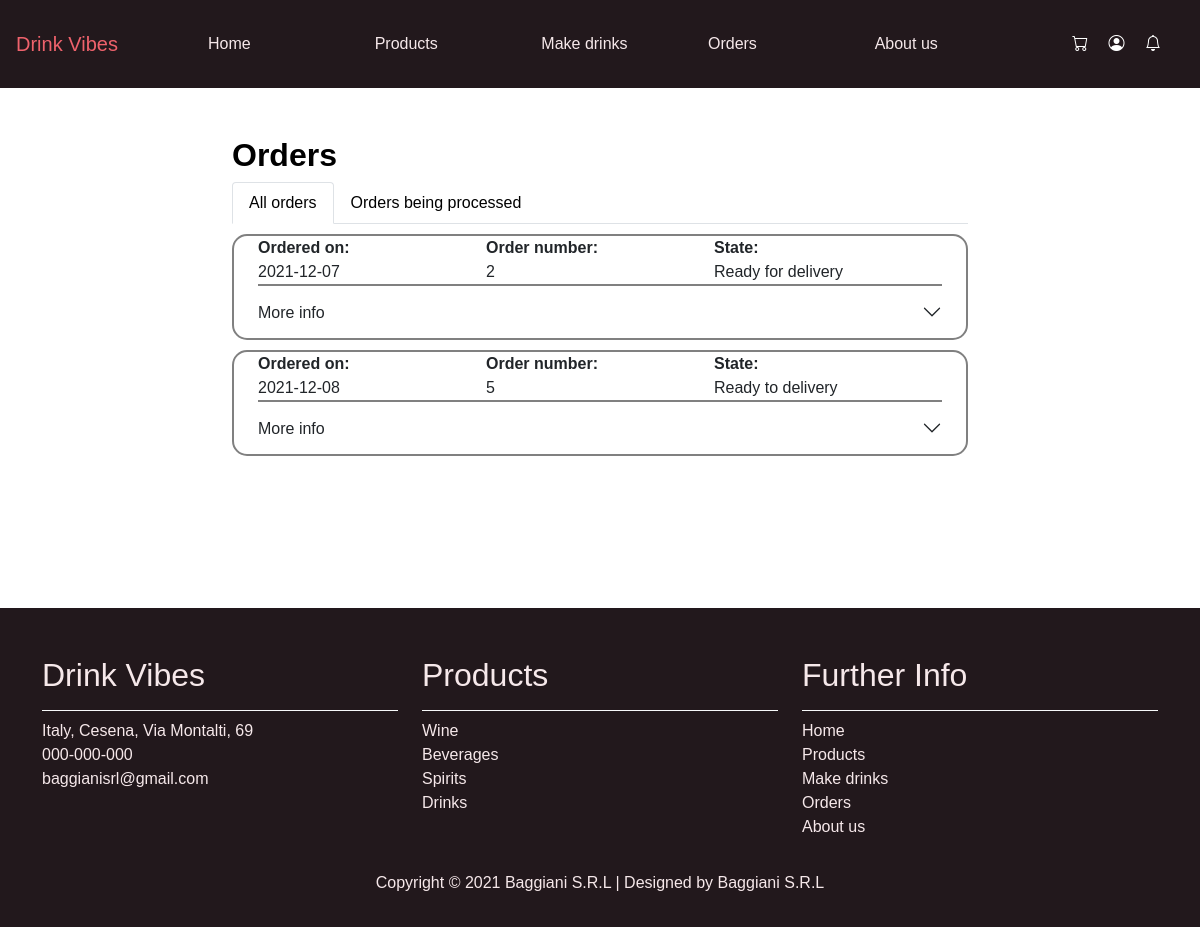
/orders.php (signed in), run on an earlier commit of the app's database.
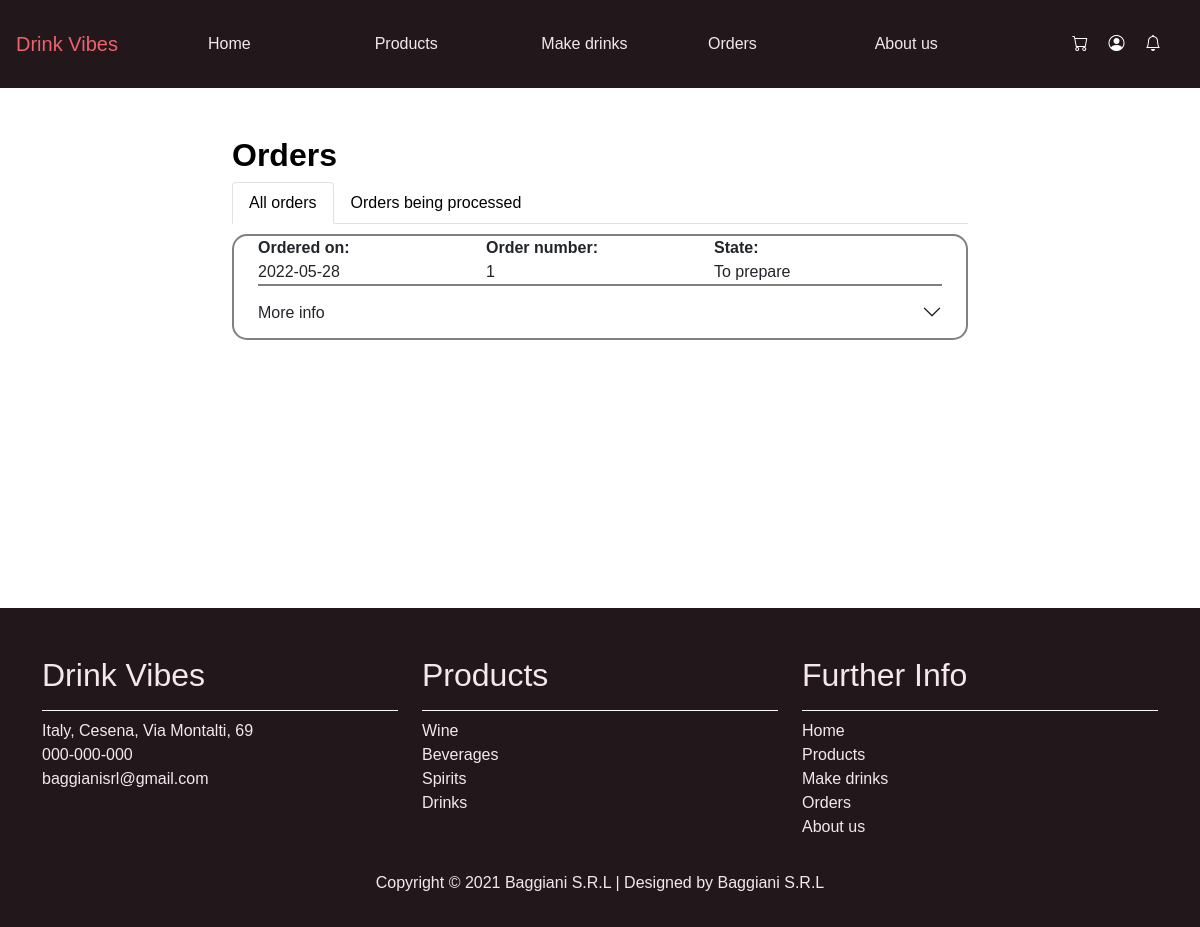
And on a later commit of the database.
### tables this page shows
CREATE TABLE `totalorders` (
  `orderID` int(100) NOT NULL,
  `userID` varchar(30) NOT NULL,
  `date` date NOT NULL,
  `time` time(6) NOT NULL,
  `state` varchar(30) NOT NULL,
  `total` double NOT NULL
);

### orders.php (called while the page is built, shortened)
<?php
    require_once("./utils/ManagerOrders.php");
    $manager= new ManagerOrders();
    $type=$_SESSION["type"];
    $userID=$_SESSION["userID"];
    $manager->createOrdersTab($userID,$type);
    $ordersTab1=$manager->getOrdersTab1();
    require_once("template/base.php");
?>

### assets/db/database.php (called while the page is built, shortened)
<?php
class DatabaseHelper{
    private $conn;
    public function __construct($servername, $username, $password, $dbname, $port){
        $this->conn = new mysqli($servername, $username, $password, $dbname, $port);
    }
    public function getOrdersByUser($userID){
        $stmt = $this->conn->prepare("SELECT * FROM totalorders WHERE userID=?");
        $stmt-> bind_param("s",$userID);
        $stmt->execute();
        $result = $stmt->get_result();
        return $result->fetch_all(MYSQLI_ASSOC);
    }
}
?>

### utils/ManagerOrders.php (called while the page is built, shortened)
<?php
require_once($_SERVER['DOCUMENT_ROOT']."/DrinkVibes/utils/Order.php");
require_once($_SERVER['DOCUMENT_ROOT']."/DrinkVibes/assets/db/database.php");
    class ManagerOrders{
        private $dbh;
        private $ordersTab1;
        public function __construct() {
            $this->dbh = new DatabaseHelper("localhost","root","", "drinkdb",3306);
            $this-> ordersTab1 = array();
        }
        public function addNewOrderTab1($order){
            array_push($this-> ordersTab1, $order );
        }
        public function createOrdersTab($userID,$type){
            if($type == "User"){
                $ordersTabTmp1=$this-> dbh-> getOrdersByUser($userID);
            }
        }
        public function getOrdersTab1(){
            return $this->ordersTab1;
        }
    }
?>

### utils/Order.php (called while the page is built, shortened)
<?php
class Order{
    private $orderID;
    private $date;
    private $state;
    public function __construct($userID, $orderID, $date, $time, $state, $total){
         $this-> orderID = $orderID;
         $this-> date = $date;
         $this-> state = $state;
    }
    public function getOrderID(){
        return $this->orderID;
    }
    public function getDate(){
        return $this->date;
    }
    public function getState(){
        return $this->state;
    }
}
?>

### template/main-orders.php (the view, shortened to what the changed rows need)
<div class="flex-wrapper">
    <div class="container mb-5">
        <div class="row">
            <div class="col-md-8 pt-5">
                <h2 class="h2 text-black ">Orders</h2>
                <div class="tab-content" id="myTabContent">
                    <div class="tab-pane fade show active" id="tab1" role="tabpanel" aria-labelledby="all-orders-tab">
                        <?php if ((count($ordersTab1) == 0) && ($type == "Express")) : ?>
                            <p class="text-center lead mt-5">No orders! </p>
                            <p class="text-center lead">You've delivered all orders, no orders to process. </p>
                        <?php elseif ((count($ordersTab1) == 0) && ($type == "Admin")) : ?>
                            <p class="text-center lead mt-5">No orders! </p>
                            <p class="text-center lead">Customers haven't ordered yet </p>
                        <?php elseif ((count($ordersTab1) == 0) && ($type == "User")) : ?>
                            <p class="text-center lead mt-5">No orders! </p>
                            <p class="text-center lead">You haven't ordered yet </p>
                        <?php else : ?>
                            <?php
                            foreach ($ordersTab1 as $tmp) :
                            ?>
                                <div class="container">
                                    <div class="row">
                                        <div class="col-4 col-md-4 p-0">
                                            <div class="ordered-on">
                                                Ordered on:
                                            </div>
                                            <div>
                                                <?php echo $tmp->getDate(); ?>
                                            </div>
                                        </div>
                                        <div class="col-5 col-md-4 p-0">
                                            <div class="ordered-number">
                                                Order number:
                                            </div>
                                            <div>
                                                <?php echo $tmp->getOrderID(); ?>
                                            </div>
                                        </div>
                                        <?php if ($type != "User") : ?>
                                            <div class="col-3 col-md-4 p-0">
                                                <div class="dropdown">
                                                    <button class="btn btn-secondary dropdown-toggle mt-1" type="button" id="dropdownStatusTabOne<?php echo $tmp->getOrderID(); ?>" data-bs-toggle="dropdown" aria-expanded="false">
                                                        Status
                                                    </button>
                                                    <ul class="dropdown-menu" id="tabOne<?php echo $tmp->getOrderID(); ?>" aria-labelledby="dropdownStatusTabOne<?php echo $tmp->getOrderID(); ?>">
                                                        <?php if ($type == "Admin") : ?> <li><a class="dropdown-item <?php if ($tmp->getState() == 'To prepare') {
                                                                                                                        echo 'active';
                                                                                                                    } ?>" href="#">To prepare</a></li> <?php endif; ?>
                                                        <li><a class="dropdown-item <?php if ($tmp->getState() == 'Ready to delivery') {
                                                                                        echo 'active';
                                                                                    } ?>" href="#">Ready to delivery</a></li>
                                                        <li><a class="dropdown-item <?php if ($tmp->getState() == 'Shipped') {
                                                                                        echo 'active';
                                                                                    } ?>" href="#">Shipped</a></li>
                                                        <li><a class="dropdown-item <?php if ($tmp->getState() == 'Delivered') {
                                                                                        echo 'active';
                                                                                    } ?>" href="#">Delivered</a></li>
                                                    </ul>
                                                </div>
                                            </div>
                                        <?php else : ?>
                                            <div class="col-3 col-md-4 p-0">
                                                <div class="state">
                                                    State:
                                                </div>
                                                <div>
                                                    <?php echo $tmp->getState(); ?>
                                                </div>
                                            </div>
                                        <?php endif; ?>
                                    </div>
                                    <div class="accordion accordion-flush" id="<?php echo 'accordionFlushTabOne' . $tmp->getOrderID(); ?>">
                                        <div class="accordion-item">
                                            <h2 class="accordion-header" id="<?php echo 'flush-headingTabOne' . $tmp->getOrderID(); ?>">
                                                <button class="accordion-button collapsed px-0 " type="button" data-bs-toggle="collapse" data-bs-target="#<?php echo 'flush-collapseTabOne' . $tmp->getOrderID(); ?>" aria-expanded="false" aria-controls="<?php echo 'flush-collapseTabOne' . $tmp->getOrderID(); ?>">
                                                    More info
                                                </button>
                                            </h2>
                                        </div>
                                    </div>
                                </div>
                            <?php
                            endforeach;
                            ?>
                        <?php endif;
                        ?>
                    </div>
                </div>
            </div>
        </div>
    </div>
</div>

What changed in the data, as far as the page shows it:
no longer on this page (row edited): totalorders: date "2021-12-07", orderID "2", state "Ready for delivery"
removed totalorders: date "2021-12-08", orderID "5", state "Ready to delivery"
now on this page (row edited): totalorders: date "2022-05-28", orderID "1", state "To prepare"
